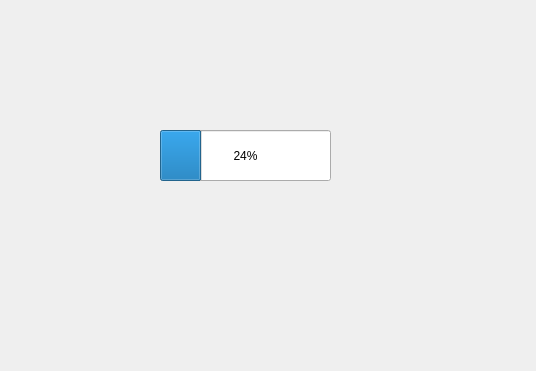
<?xml version="1.0" encoding="UTF-8"?>
<ui version="4.0">
 <class>CustomizeProgressBar</class>
 <widget class="QWidget" name="CustomizeProgressBar">
  <property name="geometry">
   <rect>
    <x>0</x>
    <y>0</y>
    <width>536</width>
    <height>371</height>
   </rect>
  </property>
  <property name="windowTitle">
   <string>Form</string>
  </property>
  <widget class="QProgressBar" name="progressBar">
   <property name="geometry">
    <rect>
     <x>160</x>
     <y>130</y>
     <width>171</width>
     <height>51</height>
    </rect>
   </property>
   <property name="value">
    <number>24</number>
   </property>
  </widget>
 </widget>
 <resources/>
 <connections/>
</ui>
